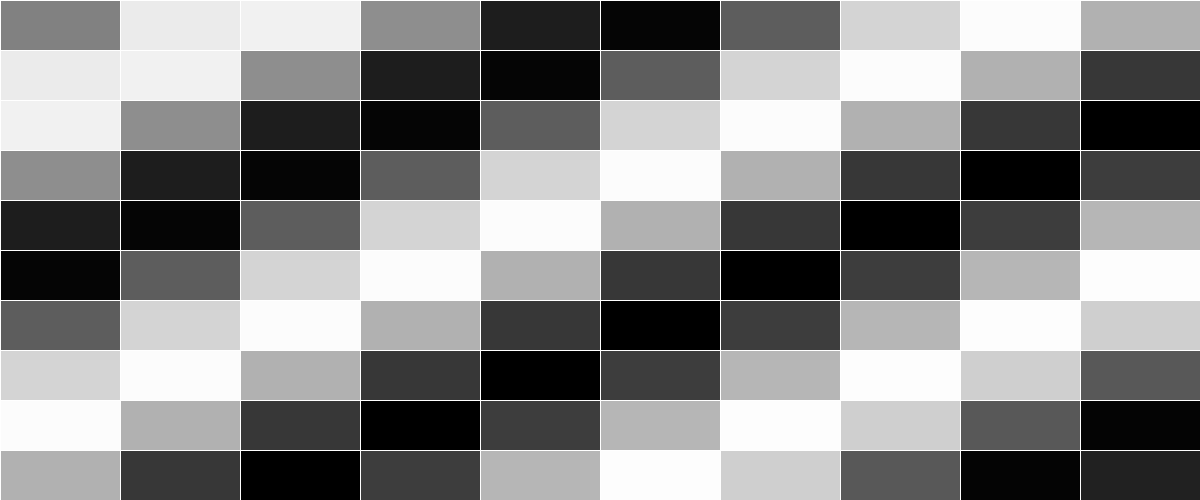
Frame 1 (no input)
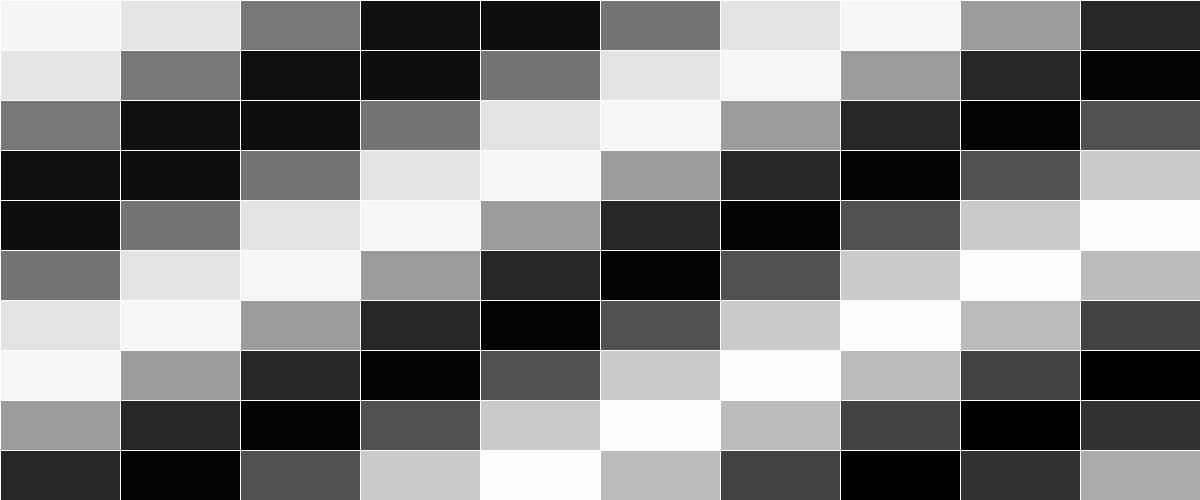
Frame 60 (the mouse pressed at the canvas centre just before this capture)
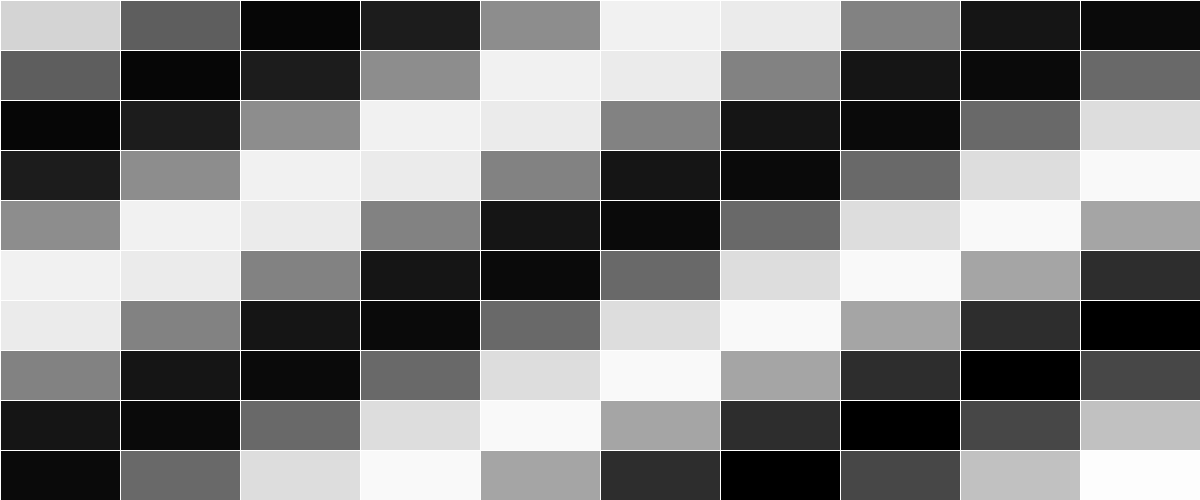
Frame 120 (the mouse held since frame 60 and released just before this capture)

The Processing sketch that drew these frames (run headless with seeded random() and noise(); from frame 60 on, the mouse is pressed at the canvas centre):

// Processing sketch: osc_grid
// ── osc_grid.pde
// 2D Array of objects
Cell[][] grid;

// Number of columns and rows in the grid
int cols = 10;
int rows = 10;

void setup() {
  size(1200,500);
  grid = new Cell[cols][rows];
  for (int i = 0; i < cols; i++) {
    for (int j = 0; j < rows; j++) {
      // Initialize each object
      int cell_width = width / cols;
      int cell_height = height / cols;
      grid[i][j] = new Cell(i*cell_width, j*cell_height, cell_width, cell_height, i+j);
    }
  }
}

void draw() {
  background(0);
  // The counter variables i and j are also the column and row numbers and 
  // are used as arguments to the constructor for each object in the grid.  
  for (int i = 0; i < cols; i++) {
    for (int j = 0; j < rows; j++) {
      // Oscillate and display each object
      grid[i][j].oscillate();
      grid[i][j].display();
    }
  }
}

// A Cell object
class Cell {
  // A cell object knows about its location in the grid 
  // as well as its size with the variables x,y,w,h
  float x,y;   // x,y location
  float w,h;   // width and height
  float angle; // angle for oscillating brightness

  // Cell Constructor
  Cell(float tempX, float tempY, float tempW, float tempH, float tempAngle) {
    x = tempX;
    y = tempY;
    w = tempW;
    h = tempH;
    angle = tempAngle;
  } 
  
  // Oscillation means increase angle
  void oscillate() {
    angle += 0.02; 
  }

  void display() {
    stroke(255);
    // Color calculated using sine wave
    fill(127+127*sin(angle));
    rect(x,y,w,h); 
  }
}
